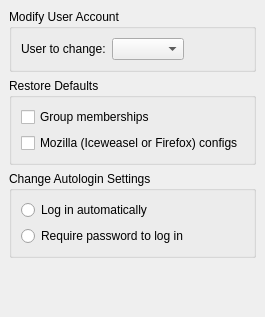
     <widget class="QWidget" name="optionsTab">
      <attribute name="icon">
       <iconset resource="images.qrc">
        <normaloff>:/icons/package_development.png</normaloff>:/icons/package_development.png</iconset>
      </attribute>
      <attribute name="title">
       <string>Options</string>
      </attribute>
      <attribute name="toolTip">
       <string>Repair a user configuration</string>
      </attribute>
      <layout class="QGridLayout">
       <property name="leftMargin">
        <number>9</number>
       </property>
       <property name="topMargin">
        <number>9</number>
       </property>
       <property name="rightMargin">
        <number>9</number>
       </property>
       <property name="bottomMargin">
        <number>9</number>
       </property>
       <property name="spacing">
        <number>6</number>
       </property>
       <item row="6" column="0" colspan="2">
        <spacer>
         <property name="orientation">
          <enum>Qt::Orientation::Vertical</enum>
         </property>
         <property name="sizeHint" stdset="0">
          <size>
           <width>241</width>
           <height>50</height>
          </size>
         </property>
        </spacer>
       </item>
       <item row="0" column="0" colspan="2">
        <widget class="QGroupBox" name="groupUser">
         <property name="title">
          <string>Modify User Account</string>
         </property>
         <layout class="QGridLayout" name="_7">
          <item row="0" column="0">
           <widget class="QLabel" name="userLabel">
            <property name="sizePolicy">
             <sizepolicy hsizetype="Expanding" vsizetype="Preferred">
              <horstretch>0</horstretch>
              <verstretch>0</verstretch>
             </sizepolicy>
            </property>
            <property name="toolTip">
             <string>Select user to repair</string>
            </property>
            <property name="text">
             <string>User to change:</string>
            </property>
           </widget>
          </item>
          <item row="0" column="1">
           <widget class="QComboBox" name="userComboBox">
            <property name="sizePolicy">
             <sizepolicy hsizetype="MinimumExpanding" vsizetype="Fixed">
              <horstretch>0</horstretch>
              <verstretch>0</verstretch>
             </sizepolicy>
            </property>
            <property name="toolTip">
             <string>Select user to repair</string>
            </property>
           </widget>
          </item>
          <item row="0" column="2">
           <spacer name="horizontalSpacer_5">
            <property name="orientation">
             <enum>Qt::Orientation::Horizontal</enum>
            </property>
            <property name="sizeType">
             <enum>QSizePolicy::Policy::Expanding</enum>
            </property>
            <property name="sizeHint" stdset="0">
             <size>
              <width>40</width>
              <height>20</height>
             </size>
            </property>
           </spacer>
          </item>
         </layout>
        </widget>
       </item>
       <item row="2" column="0" colspan="2">
        <widget class="QGroupBox" name="restoreGroupBox">
         <property name="sizePolicy">
          <sizepolicy hsizetype="Preferred" vsizetype="Preferred">
           <horstretch>0</horstretch>
           <verstretch>0</verstretch>
          </sizepolicy>
         </property>
         <property name="title">
          <string>Restore Defaults</string>
         </property>
         <layout class="QGridLayout">
          <property name="leftMargin">
           <number>9</number>
          </property>
          <property name="topMargin">
           <number>9</number>
          </property>
          <property name="rightMargin">
           <number>9</number>
          </property>
          <property name="bottomMargin">
           <number>9</number>
          </property>
          <property name="spacing">
           <number>6</number>
          </property>
          <item row="2" column="0">
           <widget class="QCheckBox" name="checkMozilla">
            <property name="toolTip">
             <string>Restore browser configs to MX defaults</string>
            </property>
            <property name="whatsThis">
             <string/>
            </property>
            <property name="text">
             <string>Mozilla (Iceweasel or Firefox) configs</string>
            </property>
            <property name="shortcut">
             <string>Alt+X</string>
            </property>
           </widget>
          </item>
          <item row="1" column="0">
           <widget class="QCheckBox" name="checkGroups">
            <property name="toolTip">
             <string>Restore group memberships to MX defaults</string>
            </property>
            <property name="whatsThis">
             <string/>
            </property>
            <property name="text">
             <string>Group memberships</string>
            </property>
            <property name="shortcut">
             <string>Alt+G</string>
            </property>
           </widget>
          </item>
         </layout>
        </widget>
       </item>
       <item row="3" column="0" colspan="2">
        <widget class="QGroupBox" name="groupBox">
         <property name="title">
          <string>Change Autologin Settings</string>
         </property>
         <layout class="QVBoxLayout" name="verticalLayout_6">
          <item>
           <widget class="QRadioButton" name="radioAutologinYes">
            <property name="text">
             <string>Log in automatically</string>
            </property>
           </widget>
          </item>
          <item>
           <widget class="QRadioButton" name="radioAutologinNo">
            <property name="text">
             <string>Require password to log in</string>
            </property>
           </widget>
          </item>
         </layout>
        </widget>
       </item>
      </layout>
     </widget>
